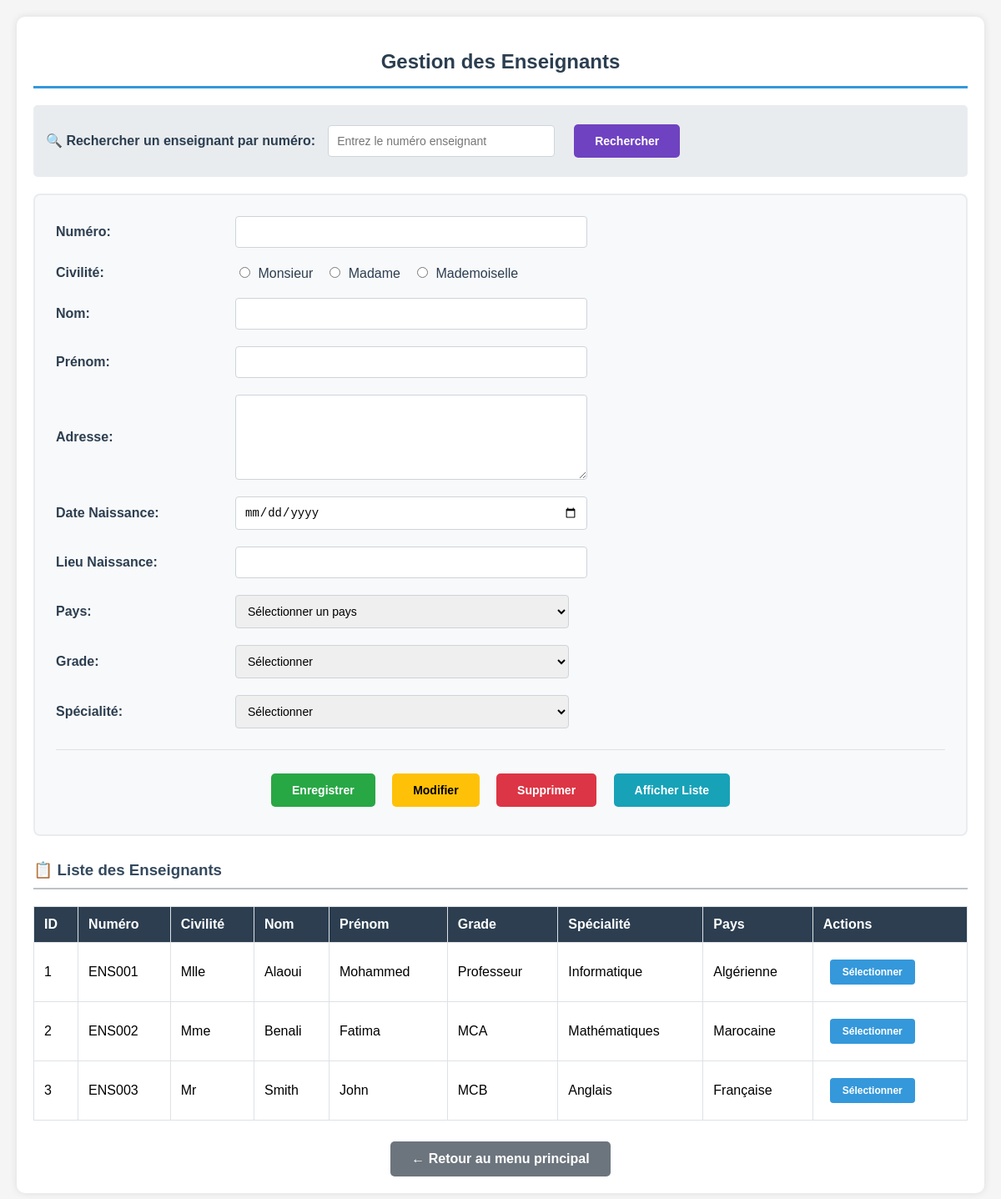
The page /frmEnseignants.php?afficher_liste=1 on the database as committed earlier.
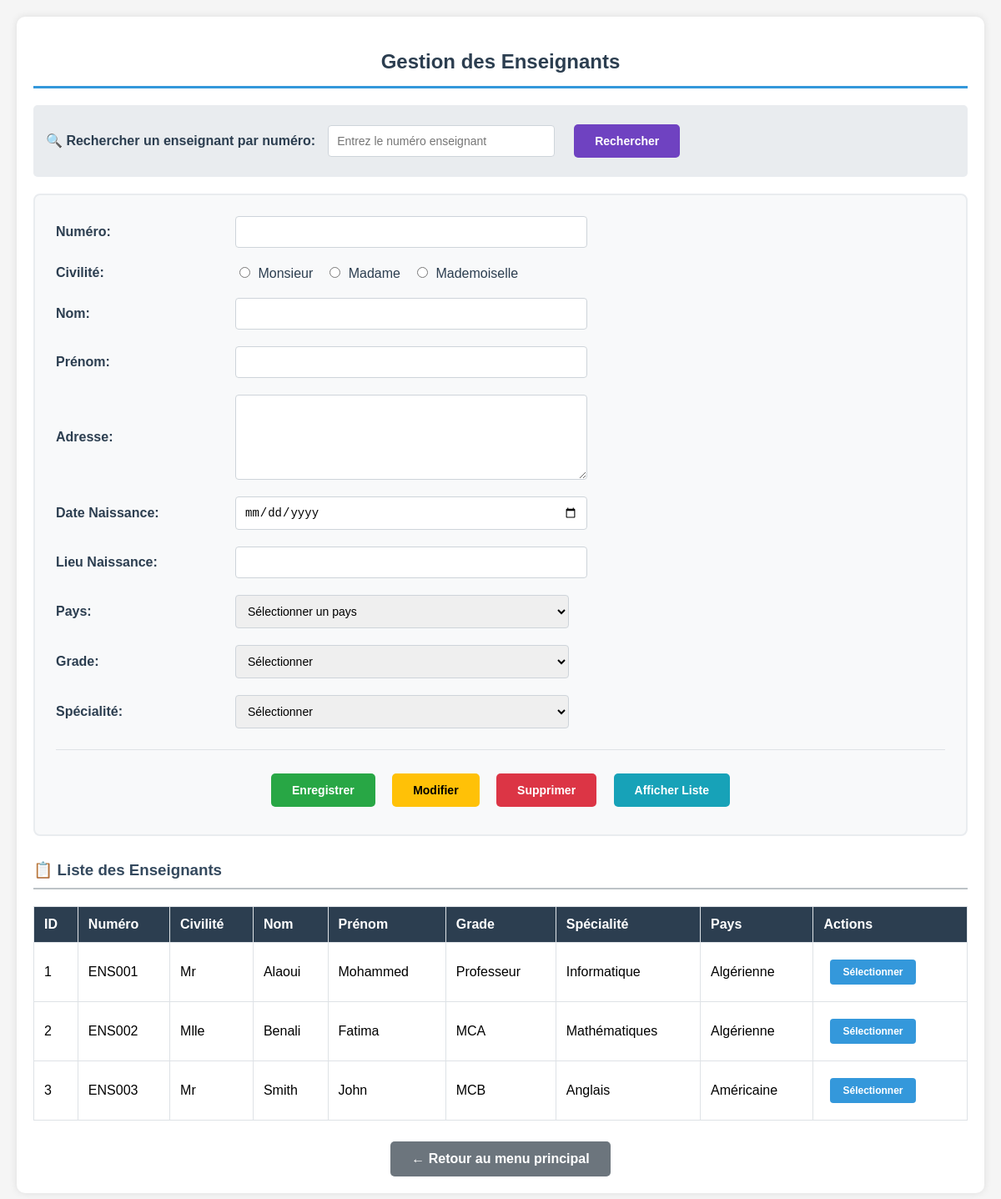
The same page on the database as committed later.
### tables this page shows
CREATE TABLE `enseignants` (
  `Id` int(11) NOT NULL,
  `Numéro` varchar(50) NOT NULL,
  `Civilité` enum('Mr','Mme','Mlle') NOT NULL,
  `Nom` varchar(100) NOT NULL,
  `Prénom` varchar(100) NOT NULL,
  `Adresse` text DEFAULT NULL,
  `DateNaissance` date DEFAULT NULL,
  `LieuNaissance` varchar(100) DEFAULT NULL,
  `PaysId` int(11) DEFAULT NULL,
  `Grade` enum('Assistant','MAB','MAA','MCB','MCA','Professeur') NOT NULL,
  `Spécialité` enum('Informatique','Mathématiques','Anglais','autres') NOT NULL,
  `created_at` timestamp NOT NULL DEFAULT current_timestamp()
);

CREATE TABLE `nationalites` (
  `id_nationalite` int(11) NOT NULL,
  `libelle_nationalite` varchar(100) NOT NULL
);

### connexion_base.php (called while the page is built, shortened)
<?php
class ConnexionBase {
    public function __construct() {
        $servername = "localhost";
        $username = "root";
        $password = "";
        $dbname = "base_etudiants_tp2_2025";
        try {
            $this->pdo = new PDO("mysql:host=$servername;dbname=$dbname;charset=utf8", $username, $password);
        } catch(PDOException $e) {
            die("Connection failed: " . $e->getMessage());
        }
    }
}
?>

### frmEnseignants.php (the view, shortened to what this page needs)
<?php
require_once 'connexion_base.php';
$db = new ConnexionBase();
$enseignant_courant = null;
$message = '';
$afficher_liste = isset($_GET['afficher_liste']) && $_GET['afficher_liste'] == '1';
if ($afficher_liste) {
    try {
        $enseignants = $db->pdo->query("SELECT e.*, n.libelle_nationalite
                                         FROM enseignants e
                                         LEFT JOIN nationalites n ON e.PaysId = n.id_nationalite
                                         ORDER BY e.Nom, e.Prénom")->fetchAll(PDO::FETCH_ASSOC);
    } catch (PDOException $e) {
        $enseignants = [];
        if (empty($message)) {
            $message = "Erreur chargement: " . $e->getMessage();
            $type_message = 'error';
        }
    }
} else {
    $enseignants = [];
}
?>
<!DOCTYPE html>
<html>
<head>
</head>
<body>
    <div class="container">
        <h2>Gestion des Enseignants</h2>
        <div class="recherche-group">
            <form method="GET" action="frmEnseignants.php" style="display: flex; align-items: center; gap: 15px; flex-wrap: wrap;">
                <label for="recherche_immediate" style="width: auto; margin: 0; font-weight: bold; color: #2c3e50;">
                    🔍 Rechercher un enseignant par numéro:
                </label>
                <input type="text" id="recherche_immediate" name="recherche_numero"
                        placeholder="Entrez le numéro enseignant"
                        value="<?= isset($_GET['recherche_numero']) ? htmlspecialchars($_GET['recherche_numero']) : '' ?>"
                        style="width: 250px; padding: 10px; border: 1px solid #ced4da; border-radius: 4px;">
                <button type="submit" class="btn-rechercher">Rechercher</button>
            </form>
        </div>
        <div class="form-container">
            <form method="post">
                <div class="form-group">
                    <label for="txtNumero">Numéro:</label>
                    <input type="text" id="txtNumero" name="txtNumero" required
                            value="<?= $enseignant_courant ? htmlspecialchars($enseignant_courant['Numéro']) : '' ?>"
                            <?= $enseignant_courant ? 'readonly' : '' ?>>
                </div>
                <div class="form-group">
                    <label>Civilité:</label>
                    <div class="radio-group">
                        <?php
                            $current_civilite = $enseignant_courant['Civilité'] ?? '';
                            $civilite_options = [
                                'Mr' => 'Monsieur',
                                'Mme' => 'Madame',
                                'Mlle' => 'Mademoiselle'
                            ];
                        ?>
                        <?php foreach($civilite_options as $value => $label): ?>
                            <label>
                                <input type="radio" name="Civilité" value="<?= $value ?>"
                                    <?= ($current_civilite == $value) ? 'checked' : '' ?>
                                    required>
                                <?= $label ?>
                            </label>
                        <?php endforeach; ?>
                    </div>
                </div>
                <div class="form-group">
                    <label for="txtNom">Nom:</label>
                    <input type="text" id="txtNom" name="txtNom" required
                            value="<?= $enseignant_courant ? htmlspecialchars($enseignant_courant['Nom']) : '' ?>">
                </div>
                <div class="form-group">
                    <label for="txtPrenom">Prénom:</label>
                    <input type="text" id="txtPrenom" name="txtPrenom" required
                            value="<?= $enseignant_courant ? htmlspecialchars($enseignant_courant['Prénom']) : '' ?>">
                </div>
                <div class="form-group">
                    <label for="txtAdresse">Adresse:</label>
                    <textarea id="txtAdresse" name="txtAdresse"><?= $enseignant_courant ? htmlspecialchars($enseignant_courant['Adresse']) : '' ?></textarea>
                </div>
                <div class="form-group">
                    <label for="txtDateNaissance">Date Naissance:</label>
                    <input type="date" id="txtDateNaissance" name="txtDateNaissance"
                            value="<?= $enseignant_courant ? $enseignant_courant['DateNaissance'] : '' ?>">
                </div>
                <div class="form-group">
                    <label for="txtLieuNaissance">Lieu Naissance:</label>
                    <input type="text" id="txtLieuNaissance" name="txtLieuNaissance"
                            value="<?= $enseignant_courant ? htmlspecialchars($enseignant_courant['LieuNaissance']) : '' ?>">
                </div>
                <div class="form-group">
                    <label for="cmbPays">Pays:</label>
                    <select id="cmbPays" name="cmbPays" required>
                        <option value="">Sélectionner un pays</option>
                    </select>
                </div>
                <div class="form-group">
                    <label for="cmbGrade">Grade:</label>
                    <select id="cmbGrade" name="cmbGrade" required>
                        <option value="">Sélectionner</option>
                    </select>
                </div>
                <div class="form-group">
                    <label for="cmbSpecialite">Spécialité:</label>
                    <select id="cmbSpecialite" name="cmbSpecialite" required>
                        <option value="">Sélectionner</option>
                    </select>
                </div>
                <div class="buttons-container">
                    <button type="submit" name="Enregistrer" class="btn-enregistrer">Enregistrer</button>
                    <button type="submit" name="Modifier" class="btn-modifier">Modifier</button>
                    <button type="submit" name="Supprimer" class="btn-supprimer" onclick="return confirm('Êtes-vous sûr de vouloir supprimer cet enseignant?')">Supprimer</button>
                    <button type="button" class="btn-afficher" onclick="afficherListe()">Afficher Liste</button>
                </div>
            </form>
        </div>
        <?php if ($afficher_liste): ?>
        <div class="liste-container">
            <h3>📋 Liste des Enseignants</h3>
            <table>
                <thead>
                    <tr>
                        <th>ID</th>
                        <th>Numéro</th>
                        <th>Civilité</th>
                        <th>Nom</th>
                        <th>Prénom</th>
                        <th>Grade</th>
                        <th>Spécialité</th>
                        <th>Pays</th>
                        <th>Actions</th>
                    </tr>
                </thead>
                <tbody>
                    <?php if (count($enseignants) > 0): ?>
                        <?php foreach($enseignants as $enseignant): ?>
                        <tr>
                            <td><?= $enseignant['Id'] ?></td>
                            <td><?= htmlspecialchars($enseignant['Numéro']) ?></td>
                            <td><?= htmlspecialchars($enseignant['Civilité']) ?></td>
                            <td><?= htmlspecialchars($enseignant['Nom']) ?></td>
                            <td><?= htmlspecialchars($enseignant['Prénom']) ?></td>
                            <td><?= htmlspecialchars($enseignant['Grade']) ?></td>
                            <td><?= htmlspecialchars($enseignant['Spécialité']) ?></td>
                            <td><?= htmlspecialchars($enseignant['libelle_nationalite']) ?></td>
                            <td>
                                <button onclick="editEnseignant(<?= $enseignant['Id'] ?>, '<?= $enseignant['Numéro'] ?>', '<?= $enseignant['Civilité'] ?>', '<?= $enseignant['Nom'] ?>', '<?= $enseignant['Prénom'] ?>', '<?= htmlspecialchars($enseignant['Adresse']) ?>', '<?= $enseignant['DateNaissance'] ?>', '<?= htmlspecialchars($enseignant['LieuNaissance']) ?>', <?= $enseignant['PaysId'] ?>, '<?= $enseignant['Grade'] ?>', '<?= $enseignant['Spécialité'] ?>')"
                                        style="background: #3498db; color: white; padding: 8px 15px; border: none; border-radius: 4px; cursor: pointer; font-size: 12px;">
                                    Sélectionner
                                </button>
                            </td>
                        </tr>
                        <?php endforeach; ?>
                    <?php endif; ?>
                </tbody>
            </table>
        </div>
        <?php endif; ?>
        <div style="margin-top: 25px; text-align: center;">
            <a href="menu_principal.php" style="background: #6c757d; color: white; padding: 12px 25px; text-decoration: none; border-radius: 5px; font-weight: bold; display: inline-block;">
                ← Retour au menu principal
            </a>
        </div>
    </div>
</body>
</html>

### frmEnseignants.php (style rules this page uses)
body { font-family: Arial, sans-serif; margin: 20px; background: #f5f5f5; }
.container { max-width: 1200px; margin: 0 auto; background: white; padding: 20px; border-radius: 10px; box-shadow: 0 0 10px rgba(0,0,0,0.1); }
.recherche-group { background: #e9ecef; padding: 15px; border-radius: 5px; margin-bottom: 20px; }
.form-container { background: #f8f9fa; padding: 25px; border-radius: 8px; margin-bottom: 25px; border: 2px solid #e9ecef; }
table { width: 100%; border-collapse: collapse; margin-top: 20px; }
th, td { border: 1px solid #dee2e6; padding: 12px; text-align: left; }
th { background-color: #2c3e50; color: white; font-weight: bold; }
.form-group { margin-bottom: 20px; display: flex; align-items: center; }
label { display: inline-block; width: 200px; font-weight: bold; color: #2c3e50; margin-right: 15px; }
input[type="text"], input[type="date"], select, textarea { padding: 10px; width: 400px; border: 1px solid #ced4da; border-radius: 4px; font-size: 14px; }
textarea { height: 80px; resize: vertical; }
.radio-group { display: flex; gap: 15px; align-items: center; flex: 1; }
.radio-group label { width: auto; font-weight: normal; margin-right: 0; }
.radio-group input[type="radio"] { width: auto; margin-right: 5px; }
button { padding: 12px 25px; margin: 8px; border: none; border-radius: 5px; cursor: pointer; color: white; font-weight: bold; font-size: 14px; }
.btn-enregistrer { background: #28a745; }
.btn-modifier { background: #ffc107; color: black; }
.btn-supprimer { background: #dc3545; }
.btn-afficher { background: #17a2b8; }
.btn-rechercher { background: #6f42c1; }
h2 { color: #2c3e50; border-bottom: 3px solid #3498db; padding-bottom: 15px; text-align: center; }
h3 { color: #34495e; margin-top: 30px; padding-bottom: 10px; border-bottom: 2px solid #bdc3c7; }
.buttons-container { text-align: center; margin-top: 25px; padding-top: 20px; border-top: 1px solid #dee2e6; }
.liste-container { margin-top: 30px; }

Rows that differ between the two databases and show on the page:
changed enseignants "ENS001": Civilité "Mlle" → "Mr"
changed enseignants "ENS002": Civilité "Mme" → "Mlle"; PaysId.libelle_nationalite "Marocaine" → "Algérienne"
changed enseignants "ENS003": PaysId.libelle_nationalite "Française" → "Américaine"
